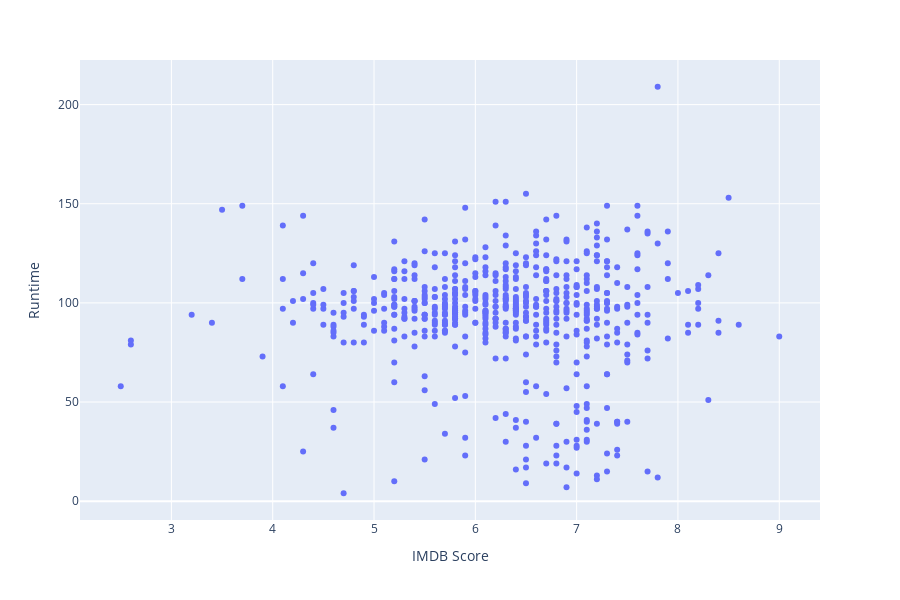

Here is the notebook cell this chart was saved with:
### Code cell
df[['IMDB Score','Runtime']].corr()
fig = px.scatter(df, x='IMDB Score', y='Runtime', width=900, height=600)
fig.show()

### Figure 1 — Plotly figure (JSON) as saved in the notebook; plotly's stock layout.template omitted (floating-point values rounded to 4 significant figures; data arrays with more than 128 entries replaced by an {"elided": "..."} marker saying what was removed)
{"data": [{"hovertemplate": "IMDB Score=%{x}<br>Runtime=%{y}<extra></extra>", "legendgroup": "", "marker": {"color": "#636efa", "symbol": "circle"}, "mode": "markers", "name": "", "orientation": "v", "showlegend": false, "type": "scatter", "x": {"elided": "584 float values"}, "xaxis": "x", "y": {"elided": "584 int values"}, "yaxis": "y"}], "layout": {"height": 600, "legend": {"tracegroupgap": 0}, "margin": {"t": 60}, "width": 900, "xaxis": {"anchor": "y", "domain": [0, 1], "title": {"text": "IMDB Score"}}, "yaxis": {"anchor": "x", "domain": [0, 1], "title": {"text": "Runtime"}}}}
